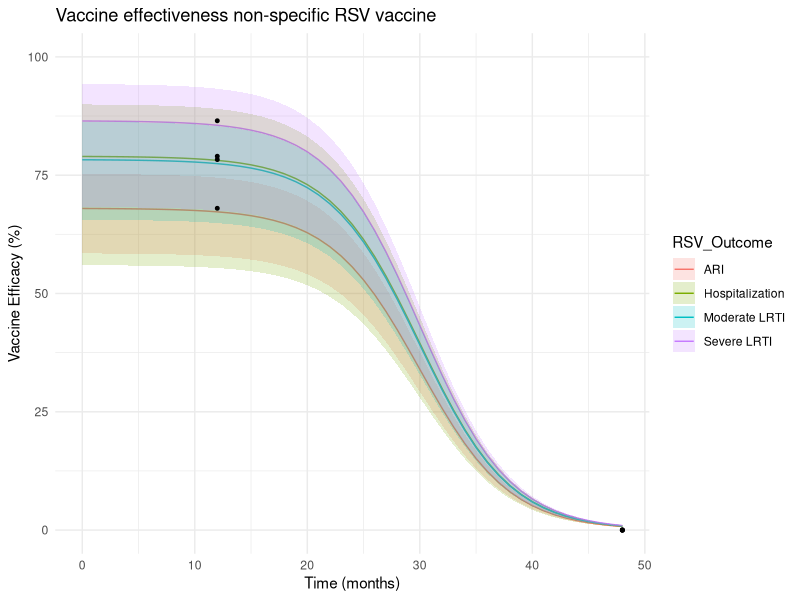

Here is the R script that generated this plot:
# Zorg ervoor dat de benodigde bibliotheken zijn geladen
library(ggplot2)
library(dplyr)

# Gegevens inladen
VE_Zero <- 48
Duration_VE_first_interval <- 12

data_non_specific <- data.frame(
  RSV_Outcome = c("ARI", "ARI", "Moderate LRTI", "Moderate LRTI", "Hospitalization", "Hospitalization", "Severe LRTI", "Severe LRTI"),
  median_follow_up = c(Duration_VE_first_interval, VE_Zero, Duration_VE_first_interval, VE_Zero, Duration_VE_first_interval, VE_Zero, Duration_VE_first_interval, VE_Zero),
  vaccine_efficacy_mid = c(68.0, 0, 78.3, 0, 79, 0, 86.5, 0),
  lower_ci = c(58.5, 0, 65.6, 0, 56, 0, 68.3, 0),
  upper_ci = c(75.3, 0, 86.3, 0, 90, 0, 94.3, 0)
)

# Sigmoidale functie
sigmoid <- function(x, L, x0, k) {
  L / (1 + exp(k * (x - x0)))
}

# Lijst voor plots
plot_list <- list()
ci_list <- list()

# Loop over elke unieke uitkomst
for (outcome in unique(data_non_specific$RSV_Outcome)) {
  # Filter data voor de huidige uitkomst
  outcome_data <- data_non_specific %>% filter(RSV_Outcome == outcome)
  
  # Bereken L en x0 voor vaccine efficacy
  L <- max(outcome_data$vaccine_efficacy_mid)  # Beginwaarde is de maximale VE
  x0 <- (Duration_VE_first_interval + (0.5 * (VE_Zero - Duration_VE_first_interval))) # Berekening voor x0
  
  # Parameter k
  k <- (Duration_VE_first_interval / VE_Zero) # Steilheid van de curve (kan worden aangepast)
  
  # time (maanden)
  time <- seq(0, VE_Zero, by = 1)  # Stappen van 1 maand
  
  # Bereken de sigmoidale waarden voor vaccine efficacy
  VE <- sigmoid(time, L, x0, k)
  
  # Dataframe maken voor plotten
  data <- data.frame(time, VE)
  data$RSV_Outcome <- outcome  # Voeg de uitkomst toe aan de dataframe
  plot_list[[outcome]] <- data
  
  # Bereken L en x0 voor lower CI
  L_lower <- max(outcome_data$lower_ci)  # Beginwaarde voor lower CI
  VE_lower <- sigmoid(time, L_lower, x0, k)  # Sigmoidale waarden voor lower CI
  
  # Bereken L en x0 voor upper CI
  L_upper <- max(outcome_data$upper_ci)  # Beginwaarde voor upper CI
  VE_upper <- sigmoid(time, L_upper, x0, k)  # Sigmoidale waarden voor upper CI
  
  # Dataframe maken voor CI
  ci_data <- data.frame(time, VE_lower, VE_upper)
  ci_data$RSV_Outcome <- outcome  # Voeg de uitkomst toe aan de dataframe
  ci_list[[outcome]] <- ci_data
}

# Combineer alle dataframes in één
combined_data <- do.call(rbind, lapply(names(plot_list), function(outcome) {
  df <- plot_list[[outcome]]
  return(df)
}))

# Combineer CI dataframes
combined_ci_data <- do.call(rbind, lapply(names(ci_list), function(outcome) {
  df <- ci_list[[outcome]]
  return(df)
}))

# Voeg CI data toe aan de gecombineerde data
combined_data <- combined_data %>%
  left_join(combined_ci_data, by = c("time", "RSV_Outcome"))

# Bereken SE per maand
combined_data <- combined_data %>%
  mutate(SE = (VE_upper - VE_lower) / (2 * 1.96))  # Aannemende dat SE kan worden berekend uit de CI

# Plot de sigmoidale curves met onzekerheid
p <- ggplot() +
  geom_line(data = combined_data, aes(x = time, y = VE, color = RSV_Outcome)) +
  geom_ribbon(data = combined_data, aes(x = time, ymin = VE_lower, ymax = VE_upper, fill = RSV_Outcome), alpha = 0.2) +
  geom_point(data = data_non_specific, aes(x = median_follow_up, y = vaccine_efficacy_mid), color = "black", size = 1) +
  labs(title = "Vaccine effectiveness non-specific RSV vaccine",
       x = "Time (months)",
       y = "Vaccine Efficacy (%)")+
  theme_minimal() +
  ylim(0, 100)  # Limiet voor y-as

print(p)

# Print de SE per maand
print(combined_data %>% select(time, RSV_Outcome, VE, SE))
